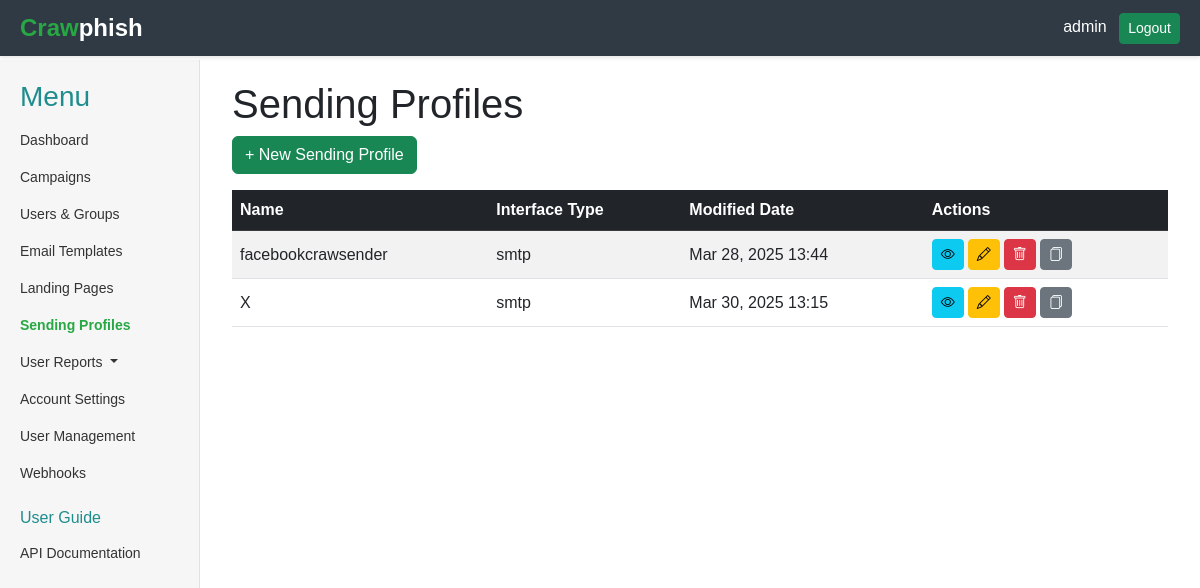
Before: /sending-profiles/ (signed in) with the older database file.
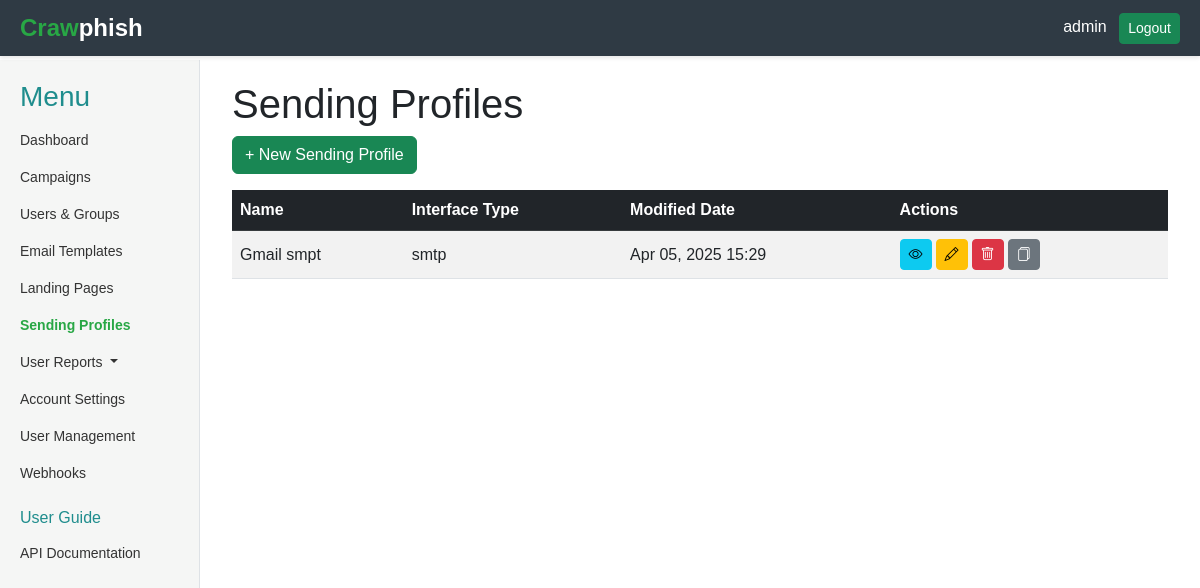
After: the same page with the newer database file.
### core/models.py (models this page shows, shortened)
class SendingProfile(models.Model):
    INTERFACE_TYPES = (
        ('smtp', 'SMTP'),
        ('api', 'API'),
    )
    API_PROVIDERS = (
        ('sendgrid', 'SendGrid'),
    )
    name = models.CharField(max_length=100, help_text="Unique name for this profile.")
    interface_type = models.CharField(max_length=50, choices=INTERFACE_TYPES, help_text="SMTP or API.")
    smtp_from = models.CharField(max_length=255, help_text="From email address.")
    host = models.CharField(max_length=255, blank=True, null=True, help_text="SMTP server host.")
    port = models.IntegerField(blank=True, null=True, help_text="SMTP server port.")
    username = models.CharField(max_length=255, blank=True, null=True, help_text="SMTP username.")
    password = models.CharField(max_length=255, blank=True, null=True, help_text="SMTP password.")
    api_key = models.CharField(max_length=200, blank=True, null=True, help_text="API key for API sending.")
    api_provider = models.CharField(max_length=50, choices=API_PROVIDERS, blank=True, null=True, help_text="API provider (e.g., SendGrid).")
    ignore_cert_errors = models.BooleanField(default=False, help_text="Ignore SMTP cert errors.")
    email_headers = models.JSONField(default=dict, help_text="Additional email headers.")
    is_default = models.BooleanField(default=False, help_text="Mark as a default profile.")
    modified_date = models.DateTimeField(auto_now=True)

### core/views.py (the view)
# urls.py: path('sending-profiles/', views.SendingProfileListView.as_view(), name='sending_profiles'),
class SendingProfileListView(LoginRequiredMixin, ListView):
    model = SendingProfile
    template_name = 'core/sending_profiles.html'
    context_object_name = 'sending_profiles'
    def get_context_data(self, **kwargs):
        context = super().get_context_data(**kwargs)
        context['form'] = SendingProfileForm()
        return context

### core/templates/core/sending_profiles.html (shortened to what this page needs)
{% extends 'core/base.html' %}
{% block content %}
<div class="container">
    <h1>Sending Profiles</h1>
    <a href="{% url 'core:sending_profile_create' %}" class="btn btn-success mb-3" data-bs-toggle="tooltip" title="Create a new sending profile">
        + New Sending Profile
    </a>
    {% if sending_profiles %}
        <div class="table-responsive">
            <table class="table table-striped table-hover align-middle">
                <thead class="table-dark">
                    <tr>
                        <th>Name</th>
                        <th>Interface Type</th>
                        <th>Modified Date</th>
                        <th>Actions</th>
                    </tr>
                </thead>
                <tbody>
                    {% for profile in sending_profiles %}
                        <tr data-profile-id="{{ profile.pk }}">
                            <td>{{ profile.name }}</td>
                            <td>{{ profile.interface_type }}</td>
                            <td>{{ profile.modified_date|date:"M d, Y H:i" }}</td>
                            <td>
                                <div class="d-flex gap-1">
                                    <a href="{% url 'core:sending_profile_detail' profile.pk %}" class="btn btn-info btn-sm" data-bs-toggle="tooltip" title="View details">
                                        <i class="bi bi-eye"></i>
                                    </a>
                                    <a href="{% url 'core:sending_profile_edit' profile.pk %}" class="btn btn-sm btn-warning" data-bs-toggle="tooltip" title="Edit">
                                        <i class="bi bi-pencil"></i>
                                    </a>
                                    <form action="{% url 'core:sending_profile_delete' profile.pk %}" method="post" class="d-inline">
                                        <button type="submit" class="btn btn-danger btn-sm" data-bs-toggle="tooltip" title="Delete" onclick="return confirm('Delete {{ profile.name }}?')">
                                            <i class="bi bi-trash"></i>
                                        </button>
                                    </form>
                                    <a href="{% url 'core:sending_profile_copy' profile.pk %}" class="btn btn-sm btn-secondary" data-bs-toggle="tooltip" title="Copy">
                                        <i class="bi bi-files"></i>
                                    </a>
                                </div>
                            </td>
                        </tr>
                    {% endfor %}
                </tbody>
            </table>
        </div>
    {% else %}
        <div class="alert alert-info" role="alert">
            No sending profiles created yet. <a href="{% url 'core:sending_profile_create' %}">Let's create one!</a>
        </div>
    {% endif %}
</div>
{% endblock %}

Changed rows visible on the page:
removed SendingProfile: name "facebookcrawsender", interface_type "smtp", modified_date "Mar 28, 2025 13:44"
removed SendingProfile: name "X", interface_type "smtp", modified_date "Mar 30, 2025 13:15"
added SendingProfile: name "Gmail smpt", interface_type "smtp", modified_date "Apr 05, 2025 15:29"
